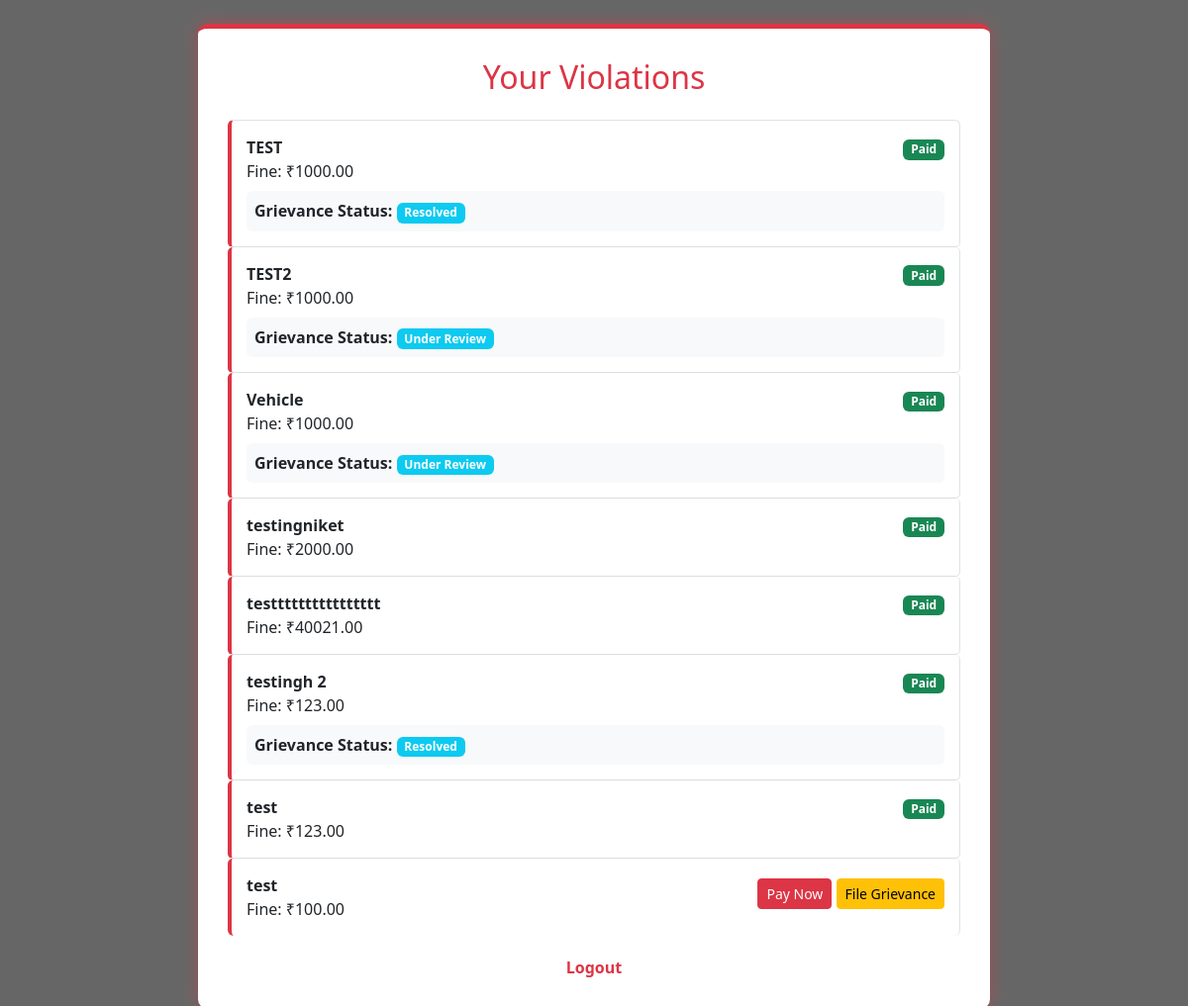
Screenshot of /user_dashboard/ (signed in) with the database file from the repository.
### violation_app/models.py (models this page shows, shortened)
class Violation(models.Model):
    user = models.ForeignKey(User, on_delete=models.CASCADE)
    vehicle_number = models.CharField(max_length=15)
    violation_type = models.CharField(max_length=100)
    fine_amount = models.DecimalField(max_digits=10, decimal_places=2)
    is_paid = models.BooleanField(default=False)
    image = models.ImageField(upload_to='violation_images/', null=True, blank=True)
    created_at = models.DateTimeField(auto_now_add=True)

class Grievance(models.Model):
    user = models.ForeignKey(User, on_delete=models.CASCADE)
    violation = models.ForeignKey(Violation, related_name="grievances", on_delete=models.CASCADE)
    complaint_text = models.TextField()
    complaint_text = models.TextField()
    status = models.CharField(max_length=20, choices=[('Pending', 'Pending'), ('Resolved', 'Resolved')], default='Pending')
    created_at = models.DateTimeField(auto_now_add=True)

### violation_app/views.py (the view)
# urls.py: path("user_dashboard/", views.user_dashboard, name="user_dashboard"),
@csrf_exempt
def user_dashboard(request):
    if not request.user.is_authenticated:
        return redirect("login")
    violations = Violation.objects.filter(user=request.user)
    return render(request, "user_dashboard.html", {"violations": violations})

### violation_app/templates/user_dashboard.html (shortened to what this page needs)
<!DOCTYPE html>
<html lang="en">
<head>
    <link href="https://cdn.jsdelivr.net/npm/bootstrap@5.3.0/dist/css/bootstrap.min.css" rel="stylesheet">
</head>
<body>
    <div class="container mt-4">
        <h2 class="text-center mb-4">Your Violations</h2>
        <ul class="list-group">
            {% for violation in violations %}
                <li class="list-group-item violation-item">
                    <div class="row">
                        <div class="col-md-6">
                            <strong>{{ violation.violation_type }}</strong><br>
                            Fine: ₹{{ violation.fine_amount }}
                        </div>
                        <div class="col-md-6 text-end">
                            {% if violation.is_paid %}
                                <span class="badge bg-success">Paid</span>
                            {% else %}
                                <a href="{% url 'pay_fine' violation.id %}" class="btn btn-primary btn-sm btn-action">Pay Now</a>
                                <a href="{% url 'file_grievance' violation.id %}" class="btn btn-warning btn-sm btn-action">File Grievance</a>
                            {% endif %}
                        </div>
                    </div>
                    {% for grievance in violation.grievances.all %}
                        <div class="mt-2 p-2 bg-light rounded">
                            <strong>Grievance Status:</strong> <span class="badge bg-info">{{ grievance.status }}</span>
                        </div>
                    {% endfor %}
                </li>
            {% empty %}
                <li class="list-group-item text-center">No violations found.</li>
            {% endfor %}
        </ul>
        <a class="logout-btn" href="{% url 'logout' %}">Logout</a>
    </div>
</body>
</html>

### violation_app/templates/user_dashboard.html (style rules this page uses)
body { background: url('https://source.unsplash.com/1600x900/?traffic,city') no-repeat center center fixed; background-size: cover; }
.container { max-width: 800px; margin: 60px auto; background: white; padding: 30px; border-radius: 10px; box-shadow: 0px 0px 15px rgba(220, 53, 69, 0.5); border-top: 5px solid #dc3545; position: relative; z-index: 1; }
h2 { color: #dc3545; }
.violation-item { padding: 15px; border-bottom: 1px solid #ddd; border-left: 4px solid #dc3545; border-radius: 5px; background: #fff; }
.violation-item:last-child { border-bottom: none; }
.btn-action { margin-top: 5px; display: inline-block; }
.btn-primary { background-color: #dc3545; border-color: #dc3545; }
.logout-btn { display: block; text-align: center; margin-top: 20px; text-decoration: none; font-weight: bold; color: #dc3545; }

### rows the page displays
Violation: violation_type "TEST", fine_amount "1000.00", is_paid "Paid"
Grievance: status "Resolved"
Violation: violation_type "TEST2", fine_amount "1000.00", is_paid "Paid"
Grievance: status "Under Review"
Violation: violation_type "Vehicle", fine_amount "1000.00", is_paid "Paid"
Grievance: status "Under Review"
Violation: violation_type "testingniket", fine_amount "2000.00", is_paid "Paid"
Violation: violation_type "testttttttttttttttt", fine_amount "40021.00", is_paid "Paid"
Violation: violation_type "testingh 2", fine_amount "123.00", is_paid "Paid"
Grievance: status "Resolved"
Violation: violation_type "test", fine_amount "123.00", is_paid "Paid"
Violation: violation_type "test", fine_amount "100.00", is_paid "Pay Now"
